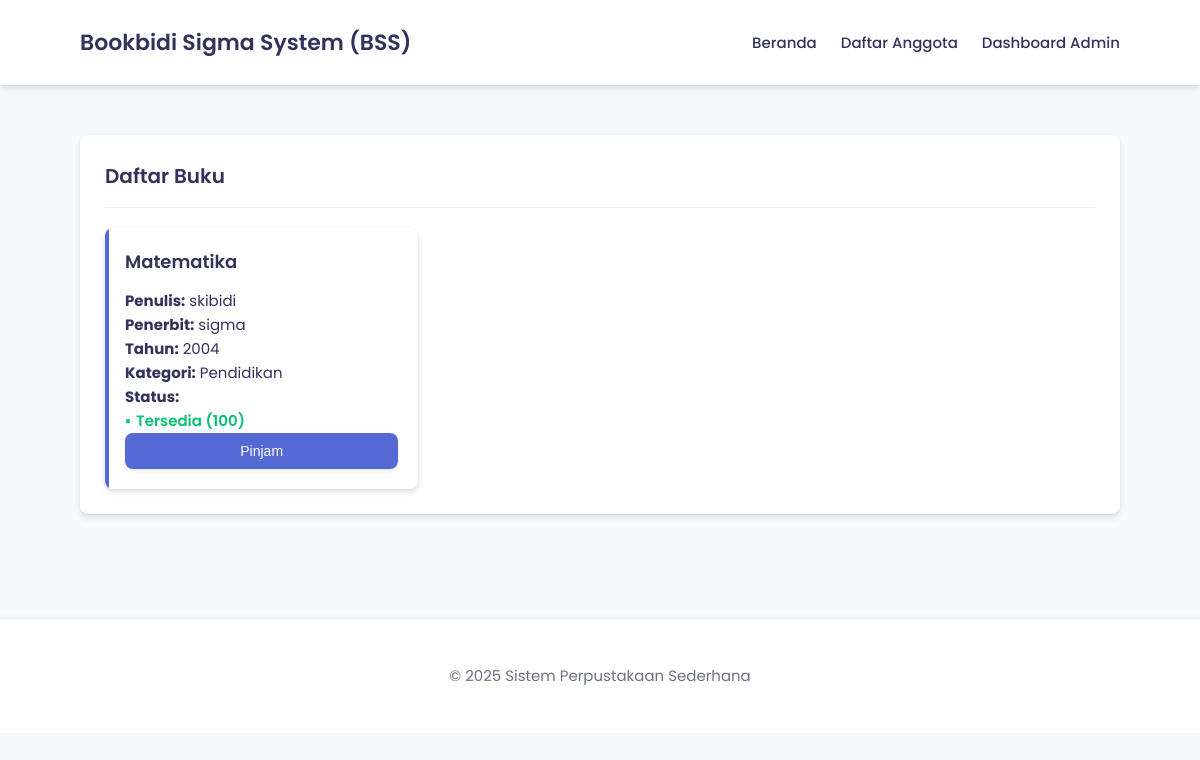
Page /dashboard_utama.php on the committed database.
### tables this page shows
CREATE TABLE `buku` (
  `id` int(11) NOT NULL,
  `judul` varchar(255) NOT NULL,
  `penulis` varchar(255) NOT NULL,
  `penerbit` varchar(255) NOT NULL,
  `tahun_terbit` int(11) NOT NULL,
  `isbn` varchar(20) NOT NULL,
  `kategori` varchar(100) NOT NULL,
  `jumlah_tersedia` int(11) NOT NULL DEFAULT 1,
  `total_stok` int(11) NOT NULL DEFAULT 1,
  `created_at` timestamp NOT NULL DEFAULT current_timestamp()
);

### dashboard_utama.php (the view, shortened to what this page needs)
<?php
require_once 'config/database.php';
$query = "SELECT * FROM buku ORDER BY judul ASC";
$result = mysqli_query($conn, $query);
$books = [];
while ($row = mysqli_fetch_assoc($result)) {
    $books[] = $row;
}
?>
<!DOCTYPE html>
<html lang="id">
<head>
    <link rel="stylesheet" href="assets/css/style.css">
    <link rel="stylesheet" href="https://cdnjs.cloudflare.com/ajax/libs/font-awesome/5.15.4/css/all.min.css">
</head>
<body>
    <header>
        <div class="container">
            <h1>Bookbidi Sigma System (BSS)</h1>
            <nav>
                <ul>
                    <li><a href="#">Beranda</a></li>
                    <li><a href="anggota/register.php">Daftar Anggota</a></li>
                    <?php if(!isset($_SESSION['admin_id'])): ?>
                        <li><a href="admin/login.php">Dashboard Admin</a></li>
                    <?php else: ?>
                        <li><a href="admin/dashboard.php">Dashboard Admin</a></li>
                    <?php endif; ?>
                </ul>
            </nav>
        </div>
    </header>
    <div class="container">
        <div class="card">
            <div class="card-header">
                <h2>Daftar Buku</h2>
            </div>
            <?php if (count($books) > 0): ?>
                <div class="book-list">
                    <?php foreach ($books as $book): ?>
                        <div class="book-card">
                            <h3><?php echo $book['judul']; ?></h3>
                            <p><strong>Penulis:</strong> <?php echo $book['penulis']; ?></p>
                            <p><strong>Penerbit:</strong> <?php echo $book['penerbit']; ?></p>
                            <p><strong>Tahun:</strong> <?php echo $book['tahun_terbit']; ?></p>
                            <p><strong>Kategori:</strong> <?php echo $book['kategori']; ?></p>
                            <p>
                                <strong>Status:</strong>
                                <?php if ($book['jumlah_tersedia'] > 0): ?>
                                    <span class="status-available">Tersedia (<?php echo $book['jumlah_tersedia']; ?>)</span>
                                <?php else: ?>
                                    <span class="status-borrowed">Tidak Tersedia</span>
                                <?php endif; ?>
                            </p>
                            <?php if ($book['jumlah_tersedia'] > 0): ?>
                                <button class="btn" onclick="document.getElementById('pinjam-form-container').style.display='block'; document.getElementById('id_buku').value='<?php echo $book['id']; ?>';">Pinjam</button>
                            <?php endif; ?>
                        </div>
                    <?php endforeach; ?>
                </div>
            <?php else: ?>
                <p>Belum ada buku yang tersedia.</p>
            <?php endif; ?>
        </div>
    </div>
    <footer>
        <div class="container">
            <p>&copy; <?php echo date('Y'); ?> Sistem Perpustakaan Sederhana</p>
        </div>
    </footer>
</body>
</html>

### assets/css/style.css (style rules this page uses)
:root { --primary: #5469d4; --primary-light: #7b8ce6; --secondary: #32325d; --success: #0ac074; --danger: #ff4c4c; --warning: #ffb82e; --info: #17a2b8; --light: #f8f9fa; --dark: #212529; --gray: #6b7280; --light-gray: #e9ecef; --white: #ffffff; --shadow: 0 4px 6px rgba(50, 50, 93, 0.11), 0 1px 3px rgba(0, 0, 0, 0.08); --shadow-lg: 0 10px 20px rgba(50, 50, 93, 0.15), 0 5px 8px rgba(0, 0, 0, 0.1); --border-radius: 8px; --transition: all 0.2s ease; }
* { box-sizing: border-box; margin: 0; padding: 0; }
body { font-family: 'Poppins'; line-height: 1.6; margin: 0; padding: 0; background-color: #f7fafc; color: var(--secondary); font-size: 15px; }
.container { width: 90%; max-width: 1200px; margin: 0 auto; padding: 20px; }
header { background-color: var(--white); color: var(--secondary); padding: 15px 0; margin-bottom: 30px; box-shadow: var(--shadow); position: sticky; top: 0; z-index: 1000; }
header .container { display: flex; justify-content: space-between; align-items: center; padding: 10px 20px; }
header h1 { margin: 0; font-size: 22px; font-weight: 600; color: var(--secondary); }
nav ul { list-style: none; display: flex; margin: 0; padding: 0; }
nav ul li { margin-left: 24px; }
nav ul li a { color: var(--secondary); text-decoration: none; font-weight: 500; padding: 5px 0; position: relative; transition: var(--transition); }
nav ul li a:after { content: ''; position: absolute; width: 0; height: 2px; display: block; margin-top: 3px; background: var(--primary); transition: var(--transition); }
.card { background-color: var(--white); border-radius: var(--border-radius); box-shadow: var(--shadow); margin-bottom: 25px; padding: 25px; transition: var(--transition); }
.card-header { border-bottom: 1px solid var(--light-gray); padding-bottom: 15px; margin-bottom: 20px; display: flex; justify-content: space-between; align-items: center; }
.card-header h2 { margin: 0; font-size: 20px; font-weight: 600; color: var(--secondary); }
.btn { display: inline-block; padding: 10px 18px; border-radius: var(--border-radius); background-color: var(--primary); color: var(--white); text-decoration: none; border: none; cursor: pointer; font-size: 14px; font-weight: 500; transition: var(--transition); box-shadow: 0 2px 4px rgba(50, 50, 93, 0.1); }
footer { text-align: center; padding: 25px 0; background-color: var(--white); color: var(--gray); margin-top: 60px; box-shadow: 0 -2px 5px rgba(0, 0, 0, 0.05); }
.book-list { display: grid; grid-template-columns: repeat(auto-fill, minmax(280px, 1fr)); gap: 25px; }
.book-card { border-radius: var(--border-radius); padding: 20px; background-color: var(--white); transition: var(--transition); box-shadow: var(--shadow); display: flex; flex-direction: column; height: 100%; position: relative; overflow: hidden; }
.book-card:before { content: ''; position: absolute; top: 0; left: 0; width: 4px; height: 100%; background: var(--primary); }
.book-card h3 { margin-top: 0; margin-bottom: 12px; font-size: 18px; font-weight: 600; }
.status-available { color: var(--success); font-weight: 600; display: flex; align-items: center; }
.status-available:before { content: '●'; display: inline-block; margin-right: 5px; font-size: 10px; }

### rows in the picture
buku: judul "Matematika", penulis "skibidi", penerbit "sigma", tahun_terbit "2004", kategori "Pendidikan", jumlah_tersedia "100", $book['id'] 1 (drawn)
